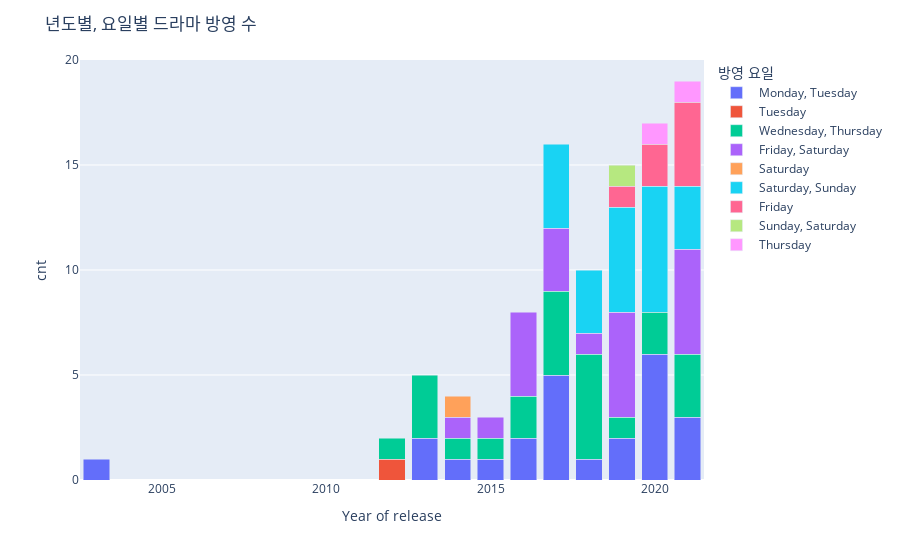

Notebook code for this chart:
### Code cell
fig = px.bar(data_frame = data.groupby(['Year of release','Aired On']).size().reset_index().rename(columns = {0:'cnt'}),
             x = 'Year of release',
             y = 'cnt',
             color = 'Aired On',
             barmode = 'stack')

fig.update_layout(title = {'text':'년도별, 요일별 드라마 방영 수'},
                  legend_title = '방영 요일')

fig.show()

### Figure 1 — Plotly figure (JSON) as saved in the notebook; plotly's stock layout.template omitted (floating-point values rounded to 4 significant figures)
{"data": [{"alignmentgroup": "True", "hovertemplate": "Aired On= Monday, Tuesday<br>Year of release=%{x}<br>cnt=%{y}<extra></extra>", "legendgroup": " Monday, Tuesday", "marker": {"color": "#636efa", "pattern": {"shape": ""}}, "name": " Monday, Tuesday", "offsetgroup": " Monday, Tuesday", "orientation": "v", "showlegend": true, "textposition": "auto", "type": "bar", "x": [2003, 2013, 2014, 2015, 2016, 2017, 2018, 2019, 2020, 2021], "xaxis": "x", "y": [1, 2, 1, 1, 2, 5, 1, 2, 6, 3], "yaxis": "y"}, {"alignmentgroup": "True", "hovertemplate": "Aired On= Tuesday<br>Year of release=%{x}<br>cnt=%{y}<extra></extra>", "legendgroup": " Tuesday", "marker": {"color": "#EF553B", "pattern": {"shape": ""}}, "name": " Tuesday", "offsetgroup": " Tuesday", "orientation": "v", "showlegend": true, "textposition": "auto", "type": "bar", "x": [2012], "xaxis": "x", "y": [1], "yaxis": "y"}, {"alignmentgroup": "True", "hovertemplate": "Aired On= Wednesday, Thursday<br>Year of release=%{x}<br>cnt=%{y}<extra></extra>", "legendgroup": " Wednesday, Thursday", "marker": {"color": "#00cc96", "pattern": {"shape": ""}}, "name": " Wednesday, Thursday", "offsetgroup": " Wednesday, Thursday", "orientation": "v", "showlegend": true, "textposition": "auto", "type": "bar", "x": [2012, 2013, 2014, 2015, 2016, 2017, 2018, 2019, 2020, 2021], "xaxis": "x", "y": [1, 3, 1, 1, 2, 4, 5, 1, 2, 3], "yaxis": "y"}, {"alignmentgroup": "True", "hovertemplate": "Aired On= Friday, Saturday<br>Year of release=%{x}<br>cnt=%{y}<extra></extra>", "legendgroup": " Friday, Saturday", "marker": {"color": "#ab63fa", "pattern": {"shape": ""}}, "name": " Friday, Saturday", "offsetgroup": " Friday, Saturday", "orientation": "v", "showlegend": true, "textposition": "auto", "type": "bar", "x": [2014, 2015, 2016, 2017, 2018, 2019, 2021], "xaxis": "x", "y": [1, 1, 4, 3, 1, 5, 5], "yaxis": "y"}, {"alignmentgroup": "True", "hovertemplate": "Aired On= Saturday<br>Year of release=%{x}<br>cnt=%{y}<extra></extra>", "legendgroup": " Saturday", "marker": {"color": "#FFA15A", "pattern": {"shape": ""}}, "name": " Saturday", "offsetgroup": " Saturday", "orientation": "v", "showlegend": true, "textposition": "auto", "type": "bar", "x": [2014], "xaxis": "x", "y": [1], "yaxis": "y"}, {"alignmentgroup": "True", "hovertemplate": "Aired On= Saturday, Sunday<br>Year of release=%{x}<br>cnt=%{y}<extra></extra>", "legendgroup": " Saturday, Sunday", "marker": {"color": "#19d3f3", "pattern": {"shape": ""}}, "name": " Saturday, Sunday", "offsetgroup": " Saturday, Sunday", "orientation": "v", "showlegend": true, "textposition": "auto", "type": "bar", "x": [2017, 2018, 2019, 2020, 2021], "xaxis": "x", "y": [4, 3, 5, 6, 3], "yaxis": "y"}, {"alignmentgroup": "True", "hovertemplate": "Aired On= Friday<br>Year of release=%{x}<br>cnt=%{y}<extra></extra>", "legendgroup": " Friday", "marker": {"color": "#FF6692", "pattern": {"shape": ""}}, "name": " Friday", "offsetgroup": " Friday", "orientation": "v", "showlegend": true, "textposition": "auto", "type": "bar", "x": [2019, 2020, 2021], "xaxis": "x", "y": [1, 2, 4], "yaxis": "y"}, {"alignmentgroup": "True", "hovertemplate": "Aired On= Sunday, Saturday<br>Year of release=%{x}<br>cnt=%{y}<extra></extra>", "legendgroup": " Sunday, Saturday", "marker": {"color": "#B6E880", "pattern": {"shape": ""}}, "name": " Sunday, Saturday", "offsetgroup": " Sunday, Saturday", "orientation": "v", "showlegend": true, "textposition": "auto", "type": "bar", "x": [2019], "xaxis": "x", "y": [1], "yaxis": "y"}, {"alignmentgroup": "True", "hovertemplate": "Aired On= Thursday<br>Year of release=%{x}<br>cnt=%{y}<extra></extra>", "legendgroup": " Thursday", "marker": {"color": "#FF97FF", "pattern": {"shape": ""}}, "name": " Thursday", "offsetgroup": " Thursday", "orientation": "v", "showlegend": true, "textposition": "auto", "type": "bar", "x": [2020, 2021], "xaxis": "x", "y": [1, 1], "yaxis": "y"}], "layout": {"barmode": "stack", "legend": {"title": {"text": "방영 요일"}, "tracegroupgap": 0}, "margin": {"t": 60}, "title": {"text": "년도별, 요일별 드라마 방영 수"}, "xaxis": {"anchor": "y", "domain": [0, 1], "title": {"text": "Year of release"}}, "yaxis": {"anchor": "x", "domain": [0, 1], "title": {"text": "cnt"}}}}
